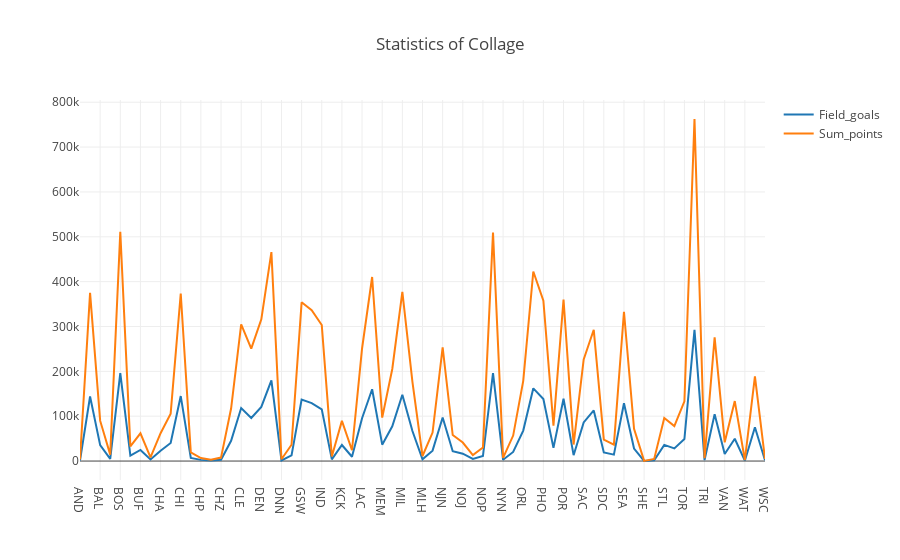

Notebook code for this chart:
### Code cell
#Смотрим как соотносятся броски с очками 
#Удобно для каждой команды прямо на графике смотреть кол-во забитых бросток и набранные очки, сразу видно лидирующие команды
trace0 = go.Scatter(
    x=collage_df.index,
    y=collage_df.Field_goals,
    name='Field_goals'
)

trace1 = go.Scatter(
    x=collage_df.index,
    y=collage_df.Sum_points,
    name='Sum_points'
)

data = [trace0, trace1]
layout = {'title': 'Statistics of Collage'}

fig = go.Figure(data=data, layout=layout)

iplot(fig) #, show_link=False)

### Figure 1 — Plotly figure (JSON) as saved in the notebook; plotly's stock layout.template omitted (floating-point values rounded to 4 significant figures)
{"data": [{"name": "Field_goals", "type": "scatter", "x": ["AND", "ATL", "BAL", "BLB", "BOS", "BRK", "BUF", "CAP", "CHA", "CHH", "CHI", "CHO", "CHP", "CHS", "CHZ", "CIN", "CLE", "DAL", "DEN", "DET", "DNN", "FTW", "GSW", "HOU", "IND", "INO", "KCK", "KCO", "LAC", "LAL", "MEM", "MIA", "MIL", "MIN", "MLH", "MNL", "NJN", "NOH", "NOJ", "NOK", "NOP", "NYK", "NYN", "OKC", "ORL", "PHI", "PHO", "PHW", "POR", "ROC", "SAC", "SAS", "SDC", "SDR", "SEA", "SFW", "SHE", "STB", "STL", "SYR", "TOR", "TOT", "TRI", "UTA", "VAN", "WAS", "WAT", "WSB", "WSC"], "y": [1239, 143996, 35358, 4999, 196120, 12105, 24755, 3477, 22983, 40228, 144883, 6994, 2628, 1094, 2937, 45182, 118153, 96100, 120641, 179946, 1407, 12639, 137177, 129326, 115227, 3662, 35850, 9625, 95612, 160031, 36556, 77383, 147865, 67047, 3933, 23185, 97128, 22026, 16420, 4951, 11254, 196000, 2825, 20289, 67977, 162178, 138482, 29310, 138909, 13083, 86027, 112904, 19400, 14282, 128921, 27922, 135, 1594, 36048, 28288, 49189, 292336, 2250, 104629, 15777, 49838, 806, 75513, 1646]}, {"name": "Sum_points", "type": "scatter", "x": ["AND", "ATL", "BAL", "BLB", "BOS", "BRK", "BUF", "CAP", "CHA", "CHH", "CHI", "CHO", "CHP", "CHS", "CHZ", "CIN", "CLE", "DAL", "DEN", "DET", "DNN", "FTW", "GSW", "HOU", "IND", "INO", "KCK", "KCO", "LAC", "LAL", "MEM", "MIA", "MIL", "MIN", "MLH", "MNL", "NJN", "NOH", "NOJ", "NOK", "NOP", "NYK", "NYN", "OKC", "ORL", "PHI", "PHO", "PHW", "POR", "ROC", "SAC", "SAS", "SDC", "SDR", "SEA", "SFW", "SHE", "STB", "STL", "SYR", "TOR", "TOT", "TRI", "UTA", "VAN", "WAS", "WAT", "WSB", "WSC"], "y": [3654, 375116, 90015, 14344, 510982, 32683, 61885, 8343, 62166, 105771, 373531, 19321, 6785, 2951, 7761, 117168, 304733, 250720, 316092, 465767, 3991, 36459, 353871, 336241, 303204, 10359, 89563, 24055, 250968, 410328, 96801, 205312, 377103, 176694, 11275, 63571, 253590, 58058, 41357, 13231, 30043, 509256, 7128, 56834, 178907, 422588, 357574, 79138, 359893, 36869, 226452, 292664, 47971, 36760, 332880, 71795, 392, 4604, 96176, 77894, 133070, 762601, 6416, 275843, 41734, 133767, 2330, 188870, 4757]}], "layout": {"title": "Statistics of Collage"}}
